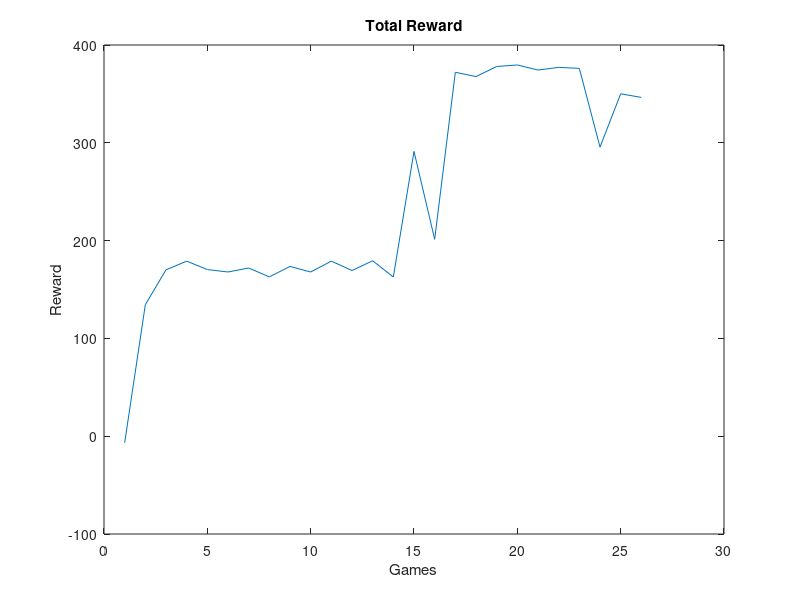
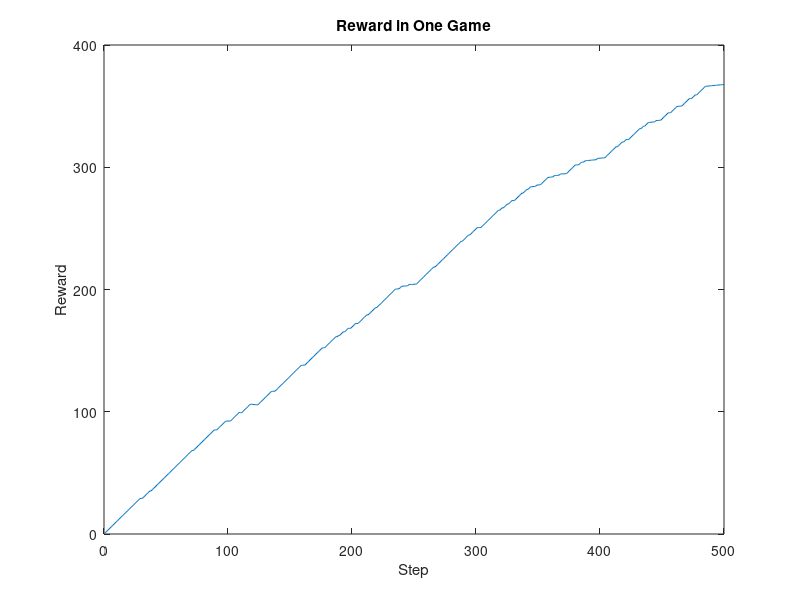

MATLAB code to generate these figures, in order:
clear all
clc

file1 = fopen('Reward.txt', 'r');
formatSpec = '%f';
reward = fscanf(file1,formatSpec);

file2 = fopen('Score.txt', 'r');
score = fscanf(file2,formatSpec);

file3 = fopen('StepReward.txt', 'r');
step = fscanf(file3,formatSpec);

figure(1)
x = linspace(1, length(reward), length(reward));
plot(x, reward)
xlabel('Games')
ylabel('Reward')
title('Total Reward')

% figure(2)
% x = linspace(1, length(score), length(score));
% plot(x, score)
% xlabel('Games')
% ylabel('Score')
% title('Total Score')

figure(3)
x = linspace(1, 500, 500);
plot(x, step(1501:2000))
xlabel('Step')
ylabel('Reward')
title('Reward in One Game')


